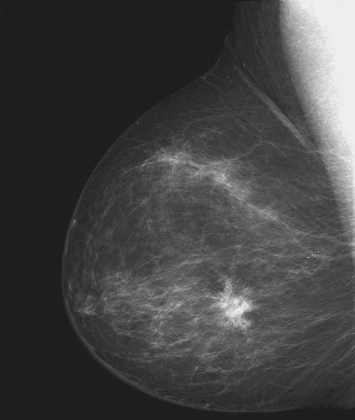
%> input picture images/breast.png, 355 x 420 px, shrunk from 482 x 571 before the run
$ octave --eval "run_im('../images/breast.png');"   (GNU Octave 9; MATLAB toolbox functions it lacks are replaced by stand-ins)
%> lines starting %> are read from the running program, lines starting %| are printed output that depends on the picture; in (x1, y1, x2, y2) boxes, pixels count from 0 and x2, y2 are one past the last pixel; in counts of white or black regions, pixels touching at a corner belong together; the program's own positions count from 1
### src/myLloydMax.m
function Q = myLloydMax(I)
  % quantize the image pixels
  [table, codes] = lloyds(double(I(:)), 2);
  J = codes(quantiz(I(:), table, codes)+1);
  Q = uint8(reshape(J, size(I)));

  levels = unique(Q)
  disp(strcat('found quantization levels at:', num2str(levels(1)), ',', num2str(levels(2))))

### src/myOtsu.m
function J = myOtsu(I)
  level = graythresh(I);
  J = im2bw(I, level);
  disp(strcat('found threshold at:', num2str(level* 255)));

### src/myPun.m
function J = myPun(I)
  % calculate histogram counts
  p = hist(double(I(:)), 256);

  % normalize p so that sum(p) is one.
  p = p ./ numel(I);

  % compute entropy
  E = 0;
  for i = 1:256
    if p(i) > 0
      E = E + p(i) * log2(p(i));
    end
  end

  % compute na index where sum(p(0:na_ind) < 0.5)
  na_sum = 0;
  na_ind = 1;
  while na_sum < 0.5
    na_sum = na_sum + p(na_ind);
    na_ind = na_ind + 1;
  end

  % compute the anisotropy coefficient A
  NA = 0;
  for i = 1:na_ind
    if p(i) > 0
      NA = NA + p(i) * log2(p(i));
    end
  end
  A = NA / E;

  % compute the threshold
  A = 0.5 + abs(0.5 - A);
  s = 1; % threshold index
  s_sum = 0;
  while s_sum < A
    s_sum = s_sum + p(s);
    s = s + 1;
  end

  % apply threshold
  J = im2bw(I, (s-1) / 256.0);

  disp(strcat('found threshold at: ', num2str(s-1)));

### src/myAbutaleb.m
function J = myAbutaleb(I)

% compute the average of all the neighborhoods in the image
F = fspecial('average', 3);
AvgI = uint8(conv2(double(I), F, 'same'));

% compute 2 dimensional histogram
hist2d = zeros(256,256);
for i = 1:numel(I)
  hist2d(I(i)+1, AvgI(i)+1) = hist2d(I(i)+1, AvgI(i)+1) + 1;
end
p = hist2d ./ numel(I);

% compute the entropy of the entire histogram
H_mm = 0;
for i = 1:256
  for j = 1:256
    if p(i,j) > 0
      H_mm = H_mm - p(i,j) * log2(p(i,j));
    end
  end
end

% compute total probabilities of all the thresholds
P = zeros(256);
H = zeros(256);

% base cases
P(1,1) = p(1,1);
if (p(1,1) > 0)
  H(1,1) = -p(1,1) * log2(p(1,1));
end

% base row
for i = 2:256
  P(i,1) = P(i-1,1) + p(i,1);
  if p(i,1) > 0
    H(i,1) = H(i-1,1) - p(i,1) * log2(p(i,1));
  else
    H(i,1) = H(i-1,1);
  end
end

% base column
for i = 2:256
  P(1,i) = P(1,i-1) + p(1,i);
  if p(1,i) > 0
    H(1,i) = H(1,i-1) - p(1,i) * log2(p(1,i));
  else
    H(1,i) = H(1,i-1);
  end
end

% compute totals and entropies
for s = 2:256
  for t = 2:256
    P(s,t) = P(s,t-1) + P(s-1,t) - P(s-1,t-1) + p(s,t);
    if p(s,t) > 0
      H(s,t) = H(s,t-1) + H(s-1,t) - H(s-1,t-1) - p(s,t) * log2(p(s,t));
    else
      H(s,t) = H(s,t-1) + H(s-1,t) - H(s-1,t-1);
    end
  end
end

% loop over the thresholds
max_psi = 0;
s_thresh = 0;
t_thresh = 0;
for s = 1:256
  for t = 1:256
      % compute entropy for this (s,t) pair
      P_st = P(s,t);
      H_st = H(s,t);
      if P_st > 0 && P_st < 1
        psi = log2(P_st*(1-P_st)) + H_st/P_st + (H_mm - H_st)/(1 - P_st);
      else
        psi = H_st/P_st + (H_mm - H_st)/(1 - P_st);
      end

      % check to see if this entropy is the max
      if psi > max_psi
        max_psi = psi;
        s_thresh = s-1;
        t_thresh = t-1;
      end
  end
end

% print out thresholds used
disp(strcat('max_psi:', num2str(max_psi)));
disp(strcat('s_thresh:', num2str(s_thresh)));
disp(strcat('t_thresh:', num2str(t_thresh)));

% apply threshold to image
J = bitand(im2bw(I,s_thresh/255.0), im2bw(AvgI,t_thresh/255.0));
end

### src/myPal.m
% LE is the local entropy thresholded image
% JE is the joint entropy thresholded image
function [LE, JE] = myPal(I)

% define co-occurence matrix
T = zeros(256);

% compute co-occurence matrix
dim = size(I);
for x = 1:(dim(1)-1)
  for y = 1:(dim(2)-1)
    % first co-occurence with right pixel
    i = I(x,y)+1;
    j = I(x+1,y)+1;
    T(i,j) = T(i,j) + 1; % add count

    % if both are the same value only count co-occurence once
    if I(x+1,y) ~= I(x,y+1)
      j = I(x,y+1)+1;
      T(i,j) = T(i,j) + 1; % add count
    end
  end
end

% normalize the co-occurence matrix
p_ij = T ./ sum(sum(T));

% compute probability totals of regions A,B,C,D for all thresholds 0:255
P_A = zeros(256,1);
P_B = zeros(256,1);
P_C = zeros(256,1);
P_D = zeros(256,1);
for t = 1:256
  % FF and BB regions
  P_A(t) = sum(sum(p_ij(1:t,1:t)));
  P_C(t) = sum(sum(p_ij(t:256,t:256)));

  % FB and BF regions
  P_B(t) = sum(sum(p_ij(1:t,t:256)));
  P_D(t) = sum(sum(p_ij(t:256,1:t)));
end

% compute normalized entropies of regions A,B,C,D for all thresholds 0:255
H_A = zeros(256,1);
H_B = zeros(256,1);
H_C = zeros(256,1);
H_D = zeros(256,1);
for t = 1:256
  % FF and BB regions
  if P_A(t) > 0
    p_ij_A = p_ij(1:t,1:t) ./ P_A(t);
    p_ij_A(p_ij_A==0) = [];
    H_A(t) = -sum(sum(p_ij_A .* log2(p_ij_A)));
  end

  if P_C(t) > 0
    p_ij_C = p_ij(t:256,t:256) ./ P_C(t);
    p_ij_C(p_ij_C==0) = [];
    H_C(t) = -sum(sum(p_ij_C .* log2(p_ij_C)));
  end

  % FB and BF regions
  if P_B(t) > 0
    p_ij_B = p_ij(1:t,t:256) ./ P_B(t);
    p_ij_B(p_ij_B==0) = [];
    H_B(t) = -sum(sum(p_ij_B .* log2(p_ij_B)));
  end

  if P_D(t) > 0
    p_ij_D = p_ij(t:256,1:t) ./ P_D(t);
    p_ij_D(p_ij_D==0) = [];
    H_D(t) = -sum(sum(p_ij_D .* log2(p_ij_D)));
  end
end

% find the max JE and LE thresholds
[H_le_t, H_le] = max((H_A + H_C) ./ 2);
[H_je_t, H_je] = max((H_B + H_D) ./ 2);

% print
disp(strcat('found LE threshold:', num2str(H_le-1)));
disp(strcat('found JE threshold:', num2str(H_je-1)));

% create thresholded images
LE = im2bw(I, H_le/256.0);
JE = im2bw(I, H_je/256.0);

end % end function

### src/myChang.m
function J = myChang(I)

% compute co-occurrence matrix of original image
p_ij = computeOccurrenceMatrix(I);

% compute the sums of probabilities over all thresholds
[P_A, P_B, P_C, P_D] = computeProbSums(p_ij);

% loop over thresholds
t_max = 0;
e_max = -999999;
for t = 1:256
  % compute relative entropy at threshold t
  e = 0;
  q_a = P_A(t) / (t * t);
  if q_a > 0
    e = e + P_A(t) * log2(q_a);
  end

  if t ~= 256
    q_b = P_B(t) / (t * (256 - t));
    if q_b > 0
        e = e + P_B(t) * log2(q_b);
    end
  end

  if t ~= 256
    q_c = P_C(t) / ((256 - t) * (256 - t));
    if q_c > 0
      e = e + P_C(t) * log2(q_c);
    end
  end

  if t ~= 256
    q_d = P_D(t) / ((256 - t) * t);
    if q_d > 0
      e = e + P_D(t) * log2(q_d);
    end
  end

  if e > e_max
    e_max = e;
    t_max = t;
  end
end

J = im2bw(I, t_max/256);
disp(strcat('found threshold at:', num2str(t_max)));

end % end function

function p_ij = computeOccurrenceMatrix(I)
  % define co-occurence matrix for original image
  T = zeros(256);

  % compute co-occurence matrix for original image
  dim = size(I);
  for x = 1:(dim(1)-1)
    for y = 1:(dim(2)-1)
      % first co-occurence with right pixel
      i = I(x,y)+1;
      j = I(x+1,y)+1;
      T(i,j) = T(i,j) + 1; % add count

      % if both are the same value only count co-occurence once
      if I(x+1,y) ~= I(x,y+1)
        j = I(x,y+1)+1;
        T(i,j) = T(i,j) + 1; % add count
      end
    end
  end

  % normalize the co-occurence matrix
  p_ij = T ./ sum(sum(T));
end

function [P_A, P_B, P_C, P_D] = computeProbSums(p_ij)
  % compute probability totals of regions A,B,C,D for all thresholds 0:255
  P_A = zeros(256,1);
  P_B = zeros(256,1);
  P_C = zeros(256,1);
  P_D = zeros(256,1);
  for t = 1:256
    % FF and BB regions
    P_A(t) = sum(sum(p_ij(1:t,1:t)));
    P_C(t) = sum(sum(p_ij(t:256,t:256)));

    % FB and BF regions
    P_B(t) = sum(sum(p_ij(1:t,t:256)));
    P_D(t) = sum(sum(p_ij(t:256,1:t)));
  end
end

### src/run_im.m
function run_im(fname)
%> called with fname = '../images/breast.png'

% read image
I = imread(fname);
%> I is the input picture: size 420x355 uint8; min 27, max 246, mean 66.7

% get file parts
[path, name, ext] = fileparts(fname);

% run Lloyd-Max
disp('- lloydmax thresholds:');
J = myLloydMax(I);
%> in myLloydMax, `[table, codes] = lloyds(double(I(:)), 2);`: table = 71.34; codes = [41.97; 113.6]
%> in myLloydMax, `Q = uint8(reshape(J, size(I)));`:
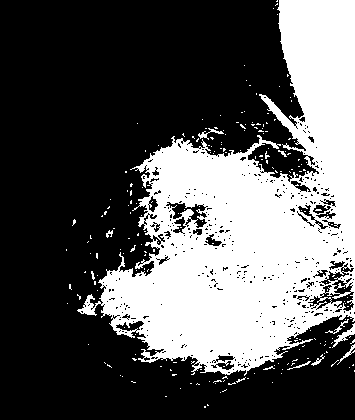
%> Q: size 420x355 uint8; values 42 (black) and 114 (white), 34.5% white; 216 white regions (206 under 20 px), largest, box (x1, y1, x2, y2) and area: (77, 0, 355, 376) 50310, (332, 323, 355, 348) 146, (198, 128, 224, 140) 83
%> in myLloydMax, `levels = unique(Q)`: levels = [42; 114]
%| found quantization levels at:42,114
imwrite(J, strcat('./results/', name, '_lloydmax', ext));

% run Otsu
disp('- otsu thresholds:');
J = myOtsu(I);
%> in myOtsu, `level = graythresh(I);`: level = 0.486
%> in myOtsu, `J = im2bw(I, level);`:
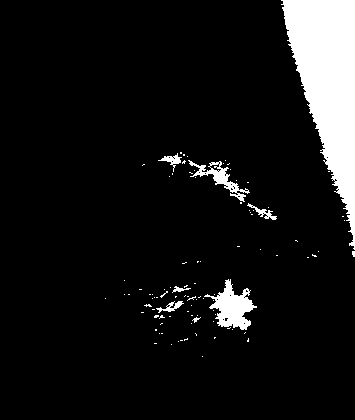
%> J: size 420x355 logical; 8.2% white; 98 white regions (90 under 20 px), largest, box (x1, y1, x2, y2) and area: (281, 0, 355, 250) 9673, (204, 279, 257, 330) 1239, (188, 160, 250, 202) 600
%| found threshold at:124
imwrite(J, strcat('./results/', name, '_otsu', ext));

% run Pun
disp('- pun thresholds:');
J = myPun(I);
%> in myPun, `p = hist(double(I(:)), 256);`: p = 256 values, max 50871 at index 4, min 0 at index 7, mean 582.4
%> in myPun, `p = p ./ numel(I);`: p = 256 values, max 0.341 at index 4, min 0 at index 7, mean 0.00391
%> the loop in myPun, `for i = 1:256` made 256 passes
%> E on passes 1, 2, 3, 4, 5, 6, 8, 9, 10, 11, 12, 13: -0.000407, -0.00302, -0.022, -0.551, -0.62, -0.641, -0.67, -0.679, -0.689, -0.702, -0.719, -0.736
%> after the loop in myPun, `for i = 1:256`: E = -5.43
%> the loop in myPun, `while na_sum < 0.5` made 36 passes
%> na_sum on passes 1 to 12: 2.68e-05, 0.000241, 0.00238, 0.344, 0.354, 0.356, 0.356, 0.36, 0.361, 0.362, 0.363, 0.365
%> after the loop in myPun, `while na_sum < 0.5`: na_ind = 37
%> the loop in myPun, `for i = 1:na_ind` made 37 passes
%> in myPun, `A = NA / E;`: A = 0.329
%> in myPun, `A = 0.5 + abs(0.5 - A);`: A = 0.671
%> the loop in myPun, `while s_sum < A` made 54 passes
%> in myPun, `J = im2bw(I, (s-1) / 256.0);`: J: size 420x355 logical; 52.7% white; 199 black regions (187 under 20 px), largest, box (x1, y1, x2, y2) and area: (0, 0, 355, 420) 69517, (103, 332, 116, 344) 37, (84, 284, 94, 293) 36
%| found threshold at:54
imwrite(J, strcat('./results/', name, '_pun', ext));

% run Abutaleb
disp('- abutaleb thresholds:');
J = myAbutaleb(I);
%> after the loop in myAbutaleb, `for i = 1:numel(I)`:
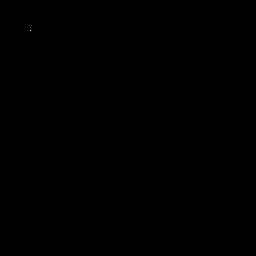
%> hist2d: size 256x256 double; min 0, max 49419, mean 2.3; drawn with min black and max white
%> after the loop in myAbutaleb, `for i = 1:256`: H_mm = 7.82
%> in myAbutaleb, `P(1,1) = p(1,1);`: P: size 256x256 double; every value is 0
%> after the loop in myAbutaleb, `for s = 2:256`:
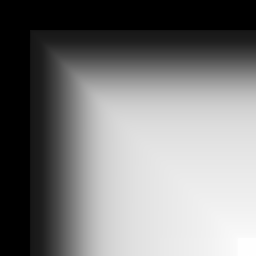
%> H: size 256x256 double; min 0, max 7.82, mean 3.79; drawn with min black and max white
%> after the loop in myAbutaleb, `for s = 2:256`:
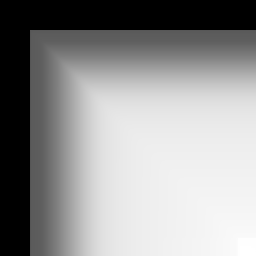
%> P: size 256x256 double; min 0, max 1, mean 0.58
%> after the loop in myAbutaleb, `for s = 1:256`: max_psi = 275.8; psi = 103.2; s_thresh = 253; t_thresh = 255
%| max_psi:275.8232
%| s_thresh:253
%| t_thresh:255
%> in myAbutaleb, `J = bitand(im2bw(I,s_thresh/255.0), im2bw(AvgI,t_thresh/255.0));`: J: size 420x355 logical; every value is 0
imwrite(J, strcat('./results/', name, '_abutaleb', ext));

% run Pal
disp('- pal thresholds:');
[LE, JE] = myPal(I);
%> after the loop in myPal, `for t = 1:256`: P_A = 256 values from 0 to 1; P_B = 256 values, max 0.219 at index 31, min 0 at index 1, mean 0.00941; P_C = 256 values, max 1 at index 1, min 0 at index 245, mean 0.281; P_D = 256 values, max 0.218 at index 31, min 0 at index 1, mean 0.00865
%> after the loop in myPal, `for t = 1:256`: H_A = 256 values, max 9.52 at index 247, min 0 at index 1, mean 6.99; H_B = 256 values, max 8.13 at index 131, min 0 at index 1, mean 5.89; H_C = 256 values, max 11.25 at index 97, min 0 at index 244, mean 8.96; H_D = 256 values, max 8.19 at index 128, min 0 at index 1, mean 5.83; p_ij_B = [0.5; 0.5]; p_ij_C = 1; p_ij_D = [0.5; 0.5]
%> in myPal, `[H_le_t, H_le] = max((H_A + H_C) ./ 2);`: H_le_t = 9.85; H_le = 110
%> in myPal, `[H_je_t, H_je] = max((H_B + H_D) ./ 2);`: H_je_t = 8.15; H_je = 128
%| found LE threshold:109
%| found JE threshold:127
%> in myPal, `LE = im2bw(I, H_le/256.0);`: LE: size 420x355 logical; 10.5% white; 175 white regions (158 under 20 px), largest, box (x1, y1, x2, y2) and area: (280, 0, 355, 259) 10344, (140, 276, 261, 335) 2393, (158, 152, 280, 224) 1799
%> in myPal, `JE = im2bw(I, H_je/256.0);`:
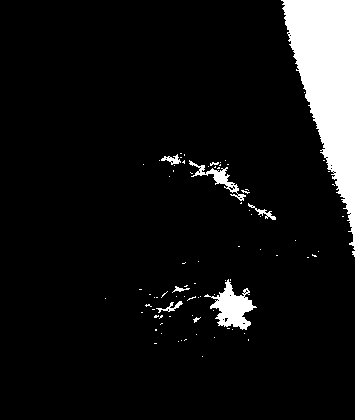
%> JE: size 420x355 logical; 7.9% white; 85 white regions (76 under 20 px), largest, box (x1, y1, x2, y2) and area: (281, 0, 355, 250) 9543, (204, 279, 257, 330) 1174, (189, 160, 246, 201) 454
imwrite(LE, strcat('./results/', name, '_le_pal', ext));
imwrite(JE, strcat('./results/', name, '_je_pal', ext));

% run Chang
disp('- chang thresholds:');
J = myChang(I);
%> after the loop in computeProbSums, `for t = 1:256`: P_A = 256 values from 0 to 1
%> the loop in myChang, `for t = 1:256` made 256 passes
%> (q_a, q_b, q_c, e, q_d, e_max) on passes 1 to 12: (0, 0, 1.54e-05, -15.99, 0, -15.99), (0, 0, 1.55e-05, -15.98, 0, -15.98), (0, 0, 1.56e-05, -15.97, 0, -15.97), (0, 0, 1.57e-05, -15.95, 0, -15.95), (0, 0, 1.59e-05, -15.94, 0, -15.94), (0, 0, 1.6e-05, -15.93, 0, -15.93), (0, 0, 1.61e-05, -15.92, 0, -15.92), (0, 0, 1.63e-05, -15.91, 0, -15.91), (0, 0, 1.64e-05, -15.9, 0, -15.9), (0, 0, 1.65e-05, -15.89, 0, -15.89), (0, 0, 1.67e-05, -15.87, 0, -15.87), (0, 0, 1.68e-05, -15.86, 0, -15.86)
%> (q_a, e, q_b, q_c, q_d, e_max) on passes 29, 32, 33, 35: (2.5e-08, -15.67, 4.21e-08, 1.94e-05, 4.28e-08, -15.67), (0.000222, -15.64, 1.94e-06, 1.54e-05, 1.89e-06, -15.64), (0.000212, -15.26, 9.11e-07, 1.54e-05, 6.76e-07, -15.26), (0.000194, -15.17, 4.5e-07, 1.55e-05, 2.57e-07, -15.17)
%> after the loop in myChang, `for t = 1:256`: e_max = -14.4; q_b = 0; t_max = 111
%> in myChang, `J = im2bw(I, t_max/256);`:
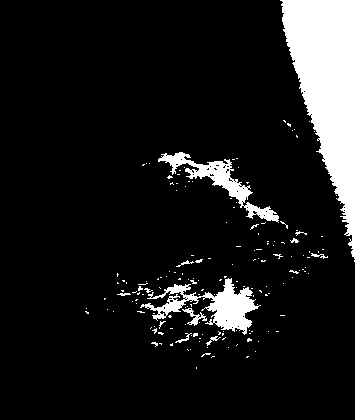
%> J: size 420x355 logical; 10.3% white; 169 white regions (156 under 20 px), largest, box (x1, y1, x2, y2) and area: (280, 0, 355, 259) 10300, (140, 278, 261, 335) 2323, (158, 152, 279, 223) 1742
%| found threshold at:111
imwrite(J, strcat('./results/', name, '_chang', ext));

end

$ run again, on images/crabpulsar-gamma.png
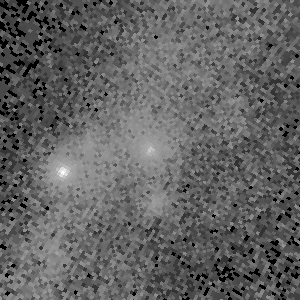
%> input picture images/crabpulsar-gamma.png, 300 x 300 px
%> in run_im, I is the input picture: size 300x300 uint8; min 0, max 255, mean 98.3
%> table = 97.13; codes = [70.03; 122.5]
%> Q: size 300x300 uint8; values 70 (black) and 123 (white), 53.8% white; 296 black regions (179 under 20 px), largest, box (x1, y1, x2, y2) and area: (124, 43, 300, 300) 18038, (0, 0, 155, 227) 14700, (239, 0, 300, 70) 992
%> levels = [70; 123]
%| found quantization levels at:70,123
%> level = 0.369
%| found threshold at:94
%> in myPun, `p = hist(double(I(:)), 256);`: p = 256 values, max 3518 at index 1, min 0 at index 2, mean 351.6
%> in myPun, `p = p ./ numel(I);`: p = 256 values, max 0.0391 at index 1, min 0 at index 2, mean 0.00391
%> the loop in myPun, `for i = 1:256` made 256 passes
%> E on passes 1, 7, 13, 19, 25, 31, 38, 44: -0.183, -0.186, -0.187, -0.19, -0.192, -0.194, -0.202, -0.207
%> after the loop in myPun, `for i = 1:256`: E = -6.56
%> the loop in myPun, `while na_sum < 0.5` made 103 passes
%> na_sum on passes 1 to 8: 0.0391, 0.0391, 0.0391, 0.0391, 0.0391, 0.0391, 0.0393, 0.0393
%> after the loop in myPun, `while na_sum < 0.5`: na_ind = 104; na_sum = 0.507
%> the loop in myPun, `for i = 1:na_ind` made 104 passes
%> after the loop in myPun, `for i = 1:na_ind`: NA = -3.38
%> A = 0.515
%> the loop in myPun, `while s_sum < A` made 104 passes
%> after the loop in myPun, `while s_sum < A`: s = 105; s_sum = 0.52
%| found threshold at:104
%> after the loop in myAbutaleb, `for i = 1:256`: H_mm = 11.7
%> after the loop in myAbutaleb, `for s = 2:256`:
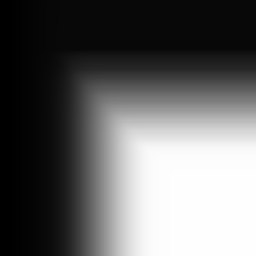
%> H: size 256x256 double; min 0.0286, max 11.7, mean 4.6; drawn with min black and max white
%> after the loop in myAbutaleb, `for s = 1:256`: max_psi = 21.42; psi = -29.26; s_thresh = 148; t_thresh = 95
%| max_psi:21.4213
%| s_thresh:148
%| t_thresh:95
%> after the loop in myPal, `for t = 1:256`: P_A = 256 values from 0.0232 to 1; P_B = 256 values, max 0.0853 at index 94, min 0 at index 256, mean 0.0261; P_C = 256 values, max 1 at index 1, min 0 at index 256, mean 0.366; P_D = 256 values, max 0.0849 at index 94, min 0 at index 256, mean 0.0259
%> the loop in myPal, `for t = 1:256` made 256 passes
%> after the loop in myPal, `for t = 1:256`: H_A = 256 values from 0 to 10.02; H_B = 256 values, max 10.1 at index 100, min 0 at index 256, mean 6.11; H_C = 256 values, max 10.02 at index 1, min 0 at index 232, mean 6.56; H_D = 256 values, max 10.1 at index 100, min 0 at index 256, mean 5.99; p_ij_A = 7238 values, max 0.0232 at index 1, min 7.69e-06 at index 73, mean 0.000138; p_ij_B = [0.0667; 0.0667; 0.2; 0.133; 0.533]; p_ij_C = 1; p_ij_D = [0.0667; 0.333; 0.0667; 0.533]
%> H_le_t = 8.26; H_le = 157
%> H_je_t = 10.1; H_je = 100
%| found LE threshold:156
%| found JE threshold:99
%> LE: size 300x300 logical; 0.79% white; 4 white regions (2 under 20 px), largest, box (x1, y1, x2, y2) and area: (49, 159, 77, 188) 456, (139, 141, 160, 158) 234
%> in myPal, `JE = im2bw(I, H_je/256.0);`:
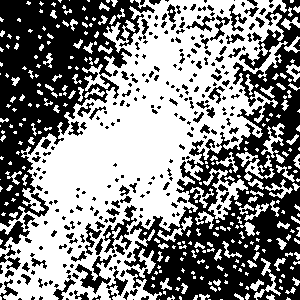
%> JE: size 300x300 logical; 52.4% white; 286 black regions (171 under 20 px), largest, box (x1, y1, x2, y2) and area: (124, 0, 300, 300) 19726, (0, 0, 155, 227) 14916, (75, 255, 112, 294) 485
%> after the loop in computeProbSums, `for t = 1:256`: P_A = 256 values from 0.0232 to 1
%> the loop in myChang, `for t = 1:256` made 256 passes
%> (q_a, e, q_b, q_c, q_d, e_max) on passes 1, 2, 27, 28, 29, 30, 31, 32: (0.0232, -17.08, 0.00015, 1.54e-05, 0.000148, -17.08), (0.00581, -15.83, 2.94e-05, 1.47e-05, 2.86e-05, -15.83), (3.25e-05, -15.83, 2.48e-06, 1.8e-05, 2.41e-06, -15.83), (3.02e-05, -15.82, 2.4e-06, 1.82e-05, 2.34e-06, -15.82), (2.81e-05, -15.81, 2.33e-06, 1.84e-05, 2.27e-06, -15.81), (2.63e-05, -15.8, 2.26e-06, 1.85e-05, 2.2e-06, -15.8), (2.47e-05, -15.8, 2.21e-06, 1.87e-05, 2.15e-06, -15.8), (2.32e-05, -15.78, 2.14e-06, 1.89e-05, 2.09e-06, -15.78)
%| found threshold at:158

$ run again, on images/crabpulsar-xray.png
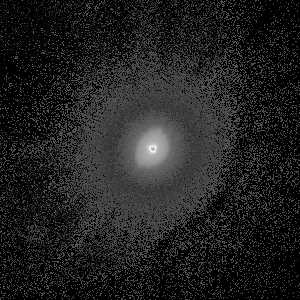
%> input picture images/crabpulsar-xray.png, 300 x 300 px
%> in run_im, I is the input picture: size 300x300 uint8; min 0, max 255, mean 32.5
%> table = 56.95; codes = [7.8; 77.63]
%> Q: size 300x300 uint8; values 8 (black) and 78 (white), 35.4% white; 3688 white regions (3629 under 20 px), largest, box (x1, y1, x2, y2) and area: (27, 51, 249, 263) 20742, (230, 166, 249, 201) 176, (243, 150, 267, 176) 142
%> levels = [8; 78]
%| found quantization levels at:8,78
%> level = 0.155
%| found threshold at:39.5
%> in myPun, `p = hist(double(I(:)), 256);`: p = 256 values, max 45233 at index 1, min 0 at index 2, mean 351.6
%> in myPun, `p = p ./ numel(I);`: p = 256 values, max 0.503 at index 1, min 0 at index 2, mean 0.00391
%> the loop in myPun, `for i = 1:256` made 256 passes
%> E on passes 1, 7, 13, 19, 25, 31, 38, 44: -0.499, -0.574, -0.644, -0.709, -0.786, -0.885, -0.987, -1.09
%> after the loop in myPun, `for i = 1:256`: E = -3.8
%> the loop in myPun, `while na_sum < 0.5` made 1 pass
%> na_sum on pass 1: 0.503
%> after the loop in myPun, `while na_sum < 0.5`: na_ind = 2
%> the loop in myPun, `for i = 1:na_ind` made 2 passes
%> in myPun, `A = NA / E;`: A = 0.131
%> in myPun, `A = 0.5 + abs(0.5 - A);`: A = 0.869
%> the loop in myPun, `while s_sum < A` made 80 passes
%> after the loop in myPun, `while s_sum < A`: s = 81; s_sum = 0.881
%| found threshold at:80
%> after the loop in myAbutaleb, `for i = 1:256`: H_mm = 9.03
%> after the loop in myAbutaleb, `for s = 2:256`:
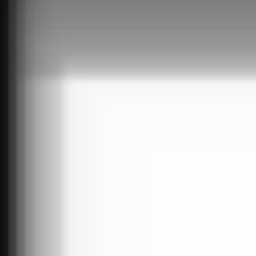
%> P: size 256x256 double; min 0.0567, max 1, mean 0.773
%> after the loop in myAbutaleb, `for s = 1:256`: max_psi = 18.46; psi = 3.6; s_thresh = 85; t_thresh = 72
%| max_psi:18.4617
%| s_thresh:85
%| t_thresh:72
%> after the loop in myPal, `for t = 1:256`: P_A = 256 values from 0.269 to 1; P_B = 256 values, max 0.461 at index 1, min 0 at index 256, mean 0.0588; P_C = 256 values, max 1 at index 1, min 0 at index 255, mean 0.0981; P_D = 256 values, max 0.418 at index 1, min 0 at index 256, mean 0.0473
%> the loop in myPal, `for t = 1:256` made 256 passes
%> after the loop in myPal, `for t = 1:256`: H_A = 256 values from 0 to 7.48; H_B = 256 values, max 6.72 at index 90, min 0 at index 256, mean 4.98; H_C = 256 values, max 10.03 at index 89, min 0 at index 246, mean 7.84; H_D = 256 values, max 6.79 at index 65, min 0 at index 256, mean 5.07; p_ij_A = 3575 values, max 0.269 at index 1, min 7.01e-06 at index 51, mean 0.00028; p_ij_B = [0.5; 0.5]; p_ij_C = 1; p_ij_D = [0.5; 0.5]
%> H_le_t = 8.58; H_le = 91
%> H_je_t = 6.74; H_je = 90
%| found LE threshold:90
%| found JE threshold:89
%> LE: size 300x300 logical; 2.5% white; 31 white regions (30 under 20 px), largest, box (x1, y1, x2, y2) and area: (125, 117, 183, 179) 2254
%> JE: size 300x300 logical; 2.6% white; 36 white regions (35 under 20 px), largest, box (x1, y1, x2, y2) and area: (125, 117, 184, 179) 2333
%> after the loop in computeProbSums, `for t = 1:256`: P_A = 256 values from 0.269 to 1
%> the loop in myChang, `for t = 1:256` made 256 passes
%> (q_a, e, q_b, q_c, q_d, e_max) on passes 1 to 2: (0.269, -24.56, 0.00181, 1.54e-05, 0.00164, -24.56), (0.0673, -11.74, 0.000377, 6.06e-06, 0.000292, -11.74)
%> after the loop in myChang, `for t = 1:256`: q_b = 5.5e-08; q_c = 0; q_d = 5.5e-08; t_max = 2
%> in myChang, `J = im2bw(I, t_max/256);`:
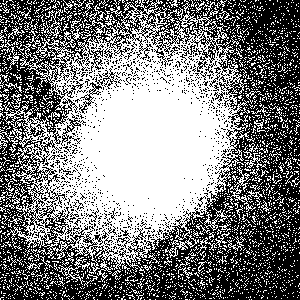
%> J: size 300x300 logical; 49.7% white; 2456 white regions (2387 under 20 px), largest, box (x1, y1, x2, y2) and area: (0, 0, 249, 282) 34749, (227, 166, 256, 212) 258, (59, 257, 90, 285) 190
%| found threshold at:2
